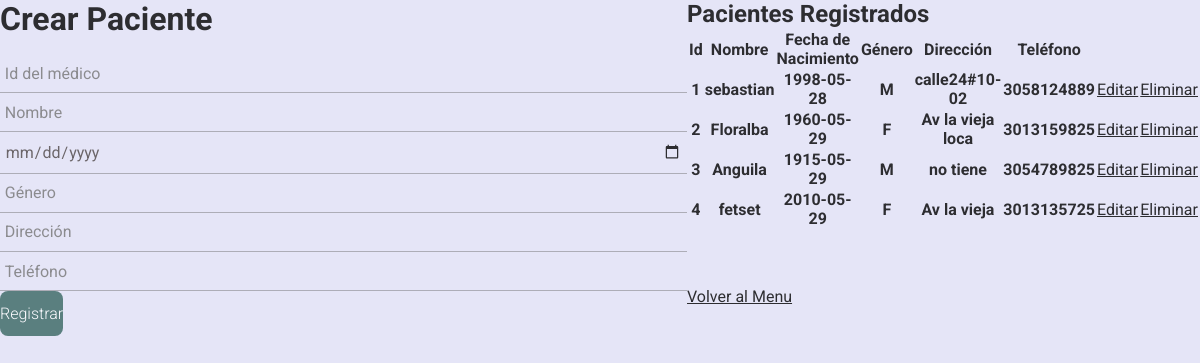
Page /pacientes/registro_pacientes.php on the committed database.
### tables this page shows
CREATE TABLE `pacientes` (
  `id` int(11) NOT NULL,
  `nombre` varchar(100) NOT NULL,
  `fechaNacimiento` date NOT NULL,
  `genero` varchar(10) NOT NULL,
  `direccion` varchar(200) NOT NULL,
  `telefono` varchar(15) NOT NULL
);

### pacientes/registro_pacientes.php (the view, shortened to what this page needs)
<?php
$con = connection();
$sql = "SELECT * FROM pacientes";
$query = mysqli_query($con, $sql);
?>
<!DOCTYPE html>
<html lang="en">
<head>
    <link rel="stylesheet" href="../CSS/estilos.css">
</head>
<body>
    <div class="form_group">
        <form action="" method="POST">
            <h1 class="form_title">Crear Paciente</h1>
            <input class="form_input" type="number" name="id" placeholder="Id del médico" required>
            <input class="form_input" type="text" name="nombre" placeholder="Nombre" required>
            <input class="form_input" type="date" name="fechaNacimiento" placeholder="Fecha de Nacimiento" required>
            <input class="form_input" type="text" name="genero" placeholder="Género" required>
            <input class="form_input" type="text" name="direccion" placeholder="Dirección" required>
            <input class="form_input" type="text" name="telefono" placeholder="Teléfono" required>
            <input class="form_submit" type="submit" value="Registrar">
        </form>
    </div>
    <div class="form_group">
        <h2>Pacientes Registrados</h2>
        <table>
            <thead>
                <tr>
                    <th>Id</th>
                    <th>Nombre</th>
                    <th>Fecha de Nacimiento</th>
                    <th>Género</th>
                    <th>Dirección</th>
                    <th>Teléfono</th>
                </tr>
            </thead>
            <tbody>
                <?php
                while ($row = mysqli_fetch_array($query)):
                    ?>
                    <tr>
                        <th>
                            <?= $row['id'] ?>
                        </th>
                        <th>
                            <?= $row['nombre'] ?>
                        </th>
                        <th>
                            <?= $row['fechaNacimiento'] ?>
                        </th>
                        <th>
                            <?= $row['genero'] ?>
                        </th>
                        <th>
                            <?= $row['direccion'] ?>
                        </th>
                        <th>
                            <?= $row['telefono'] ?>
                        </th>
                        <th><a href="editar_pacientes.php?id=<?= $row['id'] ?>" class="form_link">Editar</a></th>
                        <th><a href="eliminar_pacientes.php?id=<?= $row['id'] ?>" class="form_link"
                                onclick="return confirm('¿Estás seguro de que quieres eliminar este paciente?')">Eliminar</a>
                        </th>
                    </tr>
                    <?php
                endwhile;
                ?>
            </tbody>
        </table>
        <br><br><br>
        <a href="../menu.php" class="form_link">Volver al Menu</a>
    </div>
</body>
</html>

### css/estilos.css (style rules this page uses)
* { margin:0; padding:0; box-sizing:border-box; }
body { font-family: 'Roboto', sans-serif; background-color: #e5e5f7; width:100%; opacity: 0.8; background-image: radial-gradient(#d17cf9 0.5px, transparent 0.5px), radial-gradient(#d17cf9 0.5px, #e5e5f7 0.5px); display:flex; min-height:100vh; }
.form_title { font-size:2rem; margin-bottom:.5em; }
.form_link { font-weight:400; color:#000; }
.form_group { position: relative; --color:#5757577e; }
.form_input { width: 100%; background: none; color: #706c6c; font-size: 1rem; padding: .6em .3em; border: none; outline: none; border-bottom: 1px solid var(--color); font-family: 'Roboto', sans-serif; }
.form_input:not(:placeholder-shown) { color:#4d4646; }
.form_submit { background-color:#386662; color:#fff; font-family: 'Roboto', sans-serif; font-weight:300; font-size: 1rem; padding: .8em 0; border:none; border-radius: .5em; cursor:pointer; }

### rows in the picture
pacientes: id "1", nombre "sebastian", fechaNacimiento "1998-05-28", genero "M", direccion "calle24#10-02", telefono "3058124889"
pacientes: id "2", nombre "Floralba", fechaNacimiento "1960-05-29", genero "F", direccion "Av la vieja loca", telefono "3013159825"
pacientes: id "3", nombre "Anguila", fechaNacimiento "1915-05-29", genero "M", direccion "no tiene", telefono "3054789825"
pacientes: id "4", nombre "fetset", fechaNacimiento "2010-05-29", genero "F", direccion "Av la vieja", telefono "3013135725"
